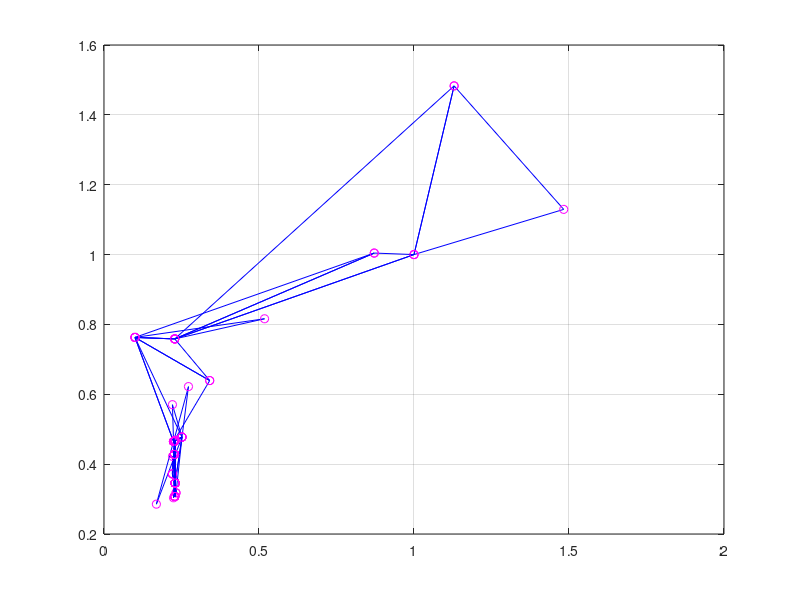

Recreate this plot in MATLAB.
function Simplex

% Daugiklis 1/8 ignoruojamas, kadangi neturi itakos rezultatui
f=@(X) (X(1).^2).*X(2) + X(1).*(X(2).^2) - X(1).*X(2);

% pradiniai artinai
X_0=[0,0];
X_1=[1,1];
X_m=[4/10, 7/10];
X_n=[1/2,1/2];

% pasirenkamas pradinis artinys
X0 = X_1;

% pasirenkami parametrai
gamma=2;
beta=0.5;
eta=-0.5;
teta=1;

epsilon=10^(-4); %tikslumas

%Pradinio simplekso sudarymas
alpha=1/2;
n=2;
delta1=alpha*(sqrt(n+1)+n-1)/(n*sqrt(2));
delta2=alpha*(sqrt(n+1)-1)/(n*sqrt(2));

X1=[X0(1,1)+delta2,X0(1,2)+delta1];
X2=[X0(1,1)+delta1,X0(1,2)+delta2];

y0=f(X0);
y1=f(X1);
y2=f(X2);

% /////32/////
y=[y0,y1,y2];
X=[X0;X1;X2];

% //////36/////
% Pradinio simplekso braizymas:
deltax=[X0(1),X0(1),X1(1);X1(1),X2(1),X2(1)];
deltay=[X0(2),X0(2),X1(2);X1(2),X2(2),X2(2)];
plot(deltax,deltay,'b');
grid on;
hold on;
plot(X(:,1),X(:,2),'mo');
hold on;

k=1; % iteraciju skaitliukas
i=3; % funkcijos kvietimu skaiciaus skaitliukas
kmax=100; % maksimalus iteraciju skaicius
imax=100; % maksimalus funkcijos kvietimu skaicius

norma=Inf;
format short

% Metodo realizavimas

disp(['   x1   x2    f(x1,x2)    k    (f kv. sk.)']);
disp('-----------------------------------------------');

pabaigti=false;
  while ~pabaigti
    % Randami Xh, Xg, Xl ir funkcijos reiksmes siuose taskuose yh, yg, yl
    [~, nr]=sort(y); % y0, y1, y2 reiksmes isdestomos didejimo tvarka; nr rodys ju numerius ma....

    % TODO rm comment
    % [B,I] = sort(___) also returns a collection of index vectors for any of the previous syntaxes. 
    % I is the same size as A and describes the arrangement of the elements of A into B along the sorted
    % dimension. For example, if A is a vector, then B = A(I).
    
    yl=y(nr(1)); % maziausia y reiksme
    Xl=X(nr(1),:);

    yh=y(nr(n+1)); % didziausia y reiksme  
    Xh=X(nr(n+1)); 

    yg=y(nr(n)); % antra pagal dydi y reiksme
    Xg=X(nr(n),:);

    % Viduriu tasko Xc ir naujo artinio Xnew apskaiciavimas
    Xc=(Xg+Xl)/2;
    Xnew=Xh+(1+teta)*(Xc-Xh);
    ynew=f(Xnew);
    i=i+1;

    % Jei bent viena neigiama koordinate, keiciame krypti
    if Xnew(1)<=0 || Xnew(2)<=0
        disp('Neigiama artinio koordinate! Keiciame krypti.');
        teta=-1/2;
        Xnew=Xh+(1+teta)*(Xc-Xh);
        ynew=f(Xnew);
        i=i+1;
    end

    % Naujo simplekso sudarymas

    if (yl<ynew) && (ynew<yg)
        teta=1;
    elseif ynew<yl
      teta=gamma;
      Z=Xh+(1+teta)*(Xc-Xh);
      yz=f(Z);
      i=i+1;
      if yz<ynew
          ynew=yz;
          Xnew=Z;
      end
    elseif ynew>yh
      teta=eta;
      Z=Xh+(1+teta)*(Xc-Xh);
      Xnew=Z;
      ynew=f(Z);
      i=i+1;
    elseif (yg<ynew) && (ynew<yh)
      teta=beta;
      Z=Xh+(1+teta)*(Xc-Xh);
      Xnew=Z;
      ynew=f(Z);
      i=i+1;
    end

    if Xnew(1)<=0 || Xnew(2)<=0
      disp('Neigiama artinio koordinate! Keiciame krypti.');
      teta=-1/2;
      Xnew=Xh+(1+teta)*(Xc-Xh);
      ynew=f(Xnew);
      i=i+1;
    end

    fprintf('%f    %f   %f %d   %d', Xnew, ynew, k, i);

    count=0;

    if max([norm(Xl-Xg),norm(Xl-Xh),norm(Xg-Xh)])<epsilon
        disp(['Simpleksas tapo mazas (krastiniu ilgiai mazesni uz epsilon=', num2str(epsilon)]);
        % disp(['Simpleksas tapo mazas (krastiniu ilgiai mazesni uz epsilon=', num2str(epsilon), ....
        count=count+1;
    end
    
    if abs(yh-yl)<epsilon
        disp(['Funkcijos reiksmes simplekso virsunese panasios (tikslumu epsilon=', num2str(epsilon)]);
        %disp(['Funkcijos reiksmes simplekso virsunese panasios (tikslumu epsilon=', num2str(ep...
        count=count+1;
    end

    if i>=imax
        count=count+1;
          if count==3
            disp(' ');
            disp('Patenkinamos sustojimo salygos. Skaiciavimai baigiami, nes:');
            disp(['1) simpleksas tapo mazas (krastiniu ilgiai mazesni uz epsilon=', num2str(epsilon)]);
            % disp(['1) simpleksas tapo mazas (krastiniu ilgiai mazesni uz epsilon=', num2...
            disp(['2) funkcijos reiksmes simplekso virsunes panasios (tikslumu epsilon=', num2str(epsilon)]);
            % disp(['2) funkcijos reiksmes simplekso virsunes panasios (tikslumu epsilon='...
            disp(['3) pasiektas maksimalus funkciju kvietimu skaicius=', num2str(imax)]);
            % disp(['3) pasiektas maksimalus funkciju kvietimu skaicius=', num2str(imax)...
            pabaigti=true;
          end
    end
 
    if k==kmax
      format short;
      disp(['Pasiektas maksimalus iteraciju skaicius k=', num2str(kmax)]);
      break
    end     
      
    k=k+1;
    disp(' ');
    y=[yl,yg,ynew];
    X=[Xl;Xg;Xnew];
   
    % Simplekso braizymas:
    deltax=[Xl(1),Xl(1),Xg(1);Xg(1),Xnew(1),Xnew(1)];
    deltay=[Xl(2),Xl(2),Xg(2);Xg(2),Xnew(2),Xnew(2)];
    plot(deltax,deltay,'b');
    hold on;
    plot(X(:,1),X(:,2),'mo');
    hold on;
  end  
